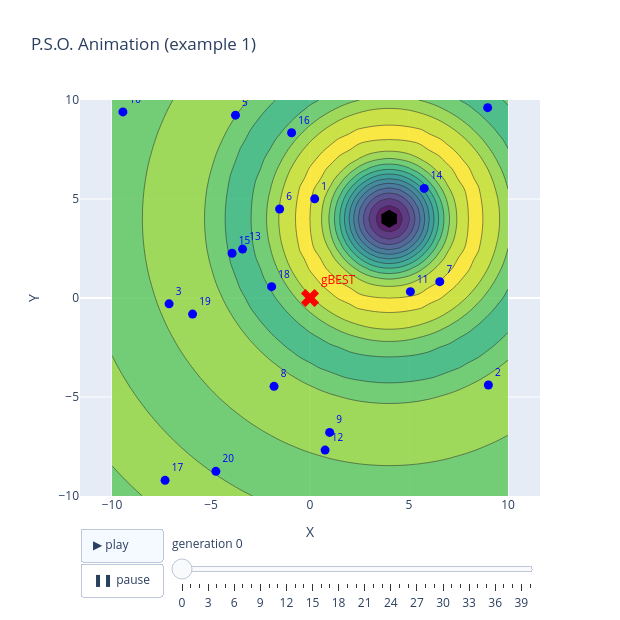

The notebook cell saved with this chart:
### Markdown cell above
### 等高線動畫（animation01）

原程式用 `contour` 畫函數，黑色六角形是真正的最小值 (4, 4)，藍點是粒子、紅色 × 是 gBEST。每畫一個粒子就 `pause(0.05)`；這裡改成每一代一張畫面。

### Code cell
def contour_animation(r, f, range_, step, opt, title):
    gx = np.arange(range_[0][0], range_[1][0] + step / 2, step)
    gy = np.arange(range_[0][1], range_[1][1] + step / 2, step)
    X, Y = np.meshgrid(gx, gy)
    base = [go.Contour(x=gx, y=gy, z=np.round(f(X, Y), 3), colorscale="Viridis", showscale=False, opacity=0.85),
            go.Scatter(x=[opt[0]], y=[opt[1]], mode="markers", marker=dict(symbol="hexagon", size=18, color="black"), name="optimum")]
    def pts(k):
        p, g = r["frames"][k], r["gbest"][k]
        return [go.Scatter(x=p[:, 0], y=p[:, 1], mode="markers+text", text=[str(i + 1) for i in range(len(p))], textposition="top right",
                           marker=dict(color="blue", size=9), textfont=dict(color="blue", size=10), name="particles"),
                go.Scatter(x=[g[0]], y=[g[1]], mode="markers+text", text=["gBEST"], textposition="top right",
                           marker=dict(symbol="x", size=16, color="red"), textfont=dict(color="red"), name="gBEST")]
    n = len(r["frames"])
    fig = go.Figure(data=base + pts(0), frames=[go.Frame(data=pts(k), traces=[2, 3], name=str(k)) for k in range(n)])
    fig.update_layout(
        title=title, xaxis=dict(range=[range_[0][0], range_[1][0]], title="X"), yaxis=dict(range=[range_[0][1], range_[1][1]], title="Y", scaleanchor="x"),
        width=620, height=620, showlegend=False,
        updatemenus=[dict(type="buttons", x=0, y=-0.08, xanchor="left", buttons=[
            dict(label="▶ play", method="animate", args=[None, dict(frame=dict(duration=300, redraw=False), fromcurrent=True)]),
            dict(label="❚❚ pause", method="animate", args=[[None], dict(mode="immediate", frame=dict(duration=0))])])],
        sliders=[dict(active=0, x=0.2, len=0.8, y=-0.04, currentvalue=dict(prefix="generation "),
                      steps=[dict(label=str(k), method="animate", args=[[str(k)], dict(mode="immediate", frame=dict(duration=0, redraw=False))]) for k in range(n)])])
    return fig

contour_animation(r1, f_ex01, [[-10, -10], [10, 10]], 0.5, (4, 4), "P.S.O. Animation (example 1)").show()

### Figure 1 — Plotly figure (JSON) as saved in the notebook; plotly's stock layout.template omitted (floating-point values rounded to 4 significant figures; data arrays with more than 128 entries replaced by an {"elided": "..."} marker saying what was removed)
{"data": [{"colorscale": [[0.0, "#440154"], [0.1111, "#482878"], [0.2222, "#3e4989"], [0.3333, "#31688e"], [0.4444, "#26828e"], [0.5556, "#1f9e89"], [0.6667, "#35b779"], [0.7778, "#6ece58"], [0.8889, "#b5de2b"], [1.0, "#fde725"]], "opacity": 0.85, "showscale": false, "type": "contour", "x": [-10.0, -9.5, -9.0, -8.5, -8.0, -7.5, -7.0, -6.5, -6.0, -5.5, -5.0, -4.5, -4.0, -3.5, -3.0, -2.5, -2.0, -1.5, -1.0, -0.5, 0.0, 0.5, 1.0, 1.5, 2.0, 2.5, 3.0, 3.5, 4.0, 4.5, 5.0, 5.5, 6.0, 6.5, 7.0, 7.5, 8.0, 8.5, 9.0, 9.5, 10.0], "y": [-10.0, -9.5, -9.0, -8.5, -8.0, -7.5, -7.0, -6.5, -6.0, -5.5, -5.0, -4.5, -4.0, -3.5, -3.0, -2.5, -2.0, -1.5, -1.0, -0.5, 0.0, 0.5, 1.0, 1.5, 2.0, 2.5, 3.0, 3.5, 4.0, 4.5, 5.0, 5.5, 6.0, 6.5, 7.0, 7.5, 8.0, 8.5, 9.0, 9.5, 10.0], "z": {"elided": "41x41 float values"}}, {"marker": {"color": "black", "size": 18, "symbol": "hexagon"}, "mode": "markers", "name": "optimum", "type": "scatter", "x": [4], "y": [4]}, {"marker": {"color": "blue", "size": 9}, "mode": "markers+text", "name": "particles", "text": ["1", "2", "3", "4", "5", "6", "7", "8", "9", "10", "11", "12", "13", "14", "15", "16", "17", "18", "19", "20"], "textfont": {"color": "blue", "size": 10}, "textposition": "top right", "type": "scatter", "x": [0.2364, 9.009, -7.117, 8.973, -3.763, -1.533, 6.554, -1.816, 0.9919, -9.449, 5.07, 0.7629, -3.405, 5.769, -3.936, -0.93, -7.319, -1.938, -5.931, -4.754], "y": [5.007, -4.392, -0.2962, 9.615, 9.233, 4.496, 0.8245, -4.462, -6.787, 9.399, 0.3214, -7.683, 2.47, 5.534, 2.26, 8.346, -9.208, 0.5718, -0.8133, -8.753]}, {"marker": {"color": "red", "size": 16, "symbol": "x"}, "mode": "markers+text", "name": "gBEST", "text": ["gBEST"], "textfont": {"color": "red"}, "textposition": "top right", "type": "scatter", "x": [0.0], "y": [0.0]}], "layout": {"height": 620, "showlegend": false, "sliders": [{"active": 0, "currentvalue": {"prefix": "generation "}, "len": 0.8, "steps": [{"args": [["0"], {"frame": {"duration": 0, "redraw": false}, "mode": "immediate"}], "label": "0", "method": "animate"}, {"args": [["1"], {"frame": {"duration": 0, "redraw": false}, "mode": "immediate"}], "label": "1", "method": "animate"}, {"args": [["2"], {"frame": {"duration": 0, "redraw": false}, "mode": "immediate"}], "label": "2", "method": "animate"}, {"args": [["3"], {"frame": {"duration": 0, "redraw": false}, "mode": "immediate"}], "label": "3", "method": "animate"}, {"args": [["4"], {"frame": {"duration": 0, "redraw": false}, "mode": "immediate"}], "label": "4", "method": "animate"}, {"args": [["5"], {"frame": {"duration": 0, "redraw": false}, "mode": "immediate"}], "label": "5", "method": "animate"}, {"args": [["6"], {"frame": {"duration": 0, "redraw": false}, "mode": "immediate"}], "label": "6", "method": "animate"}, {"args": [["7"], {"frame": {"duration": 0, "redraw": false}, "mode": "immediate"}], "label": "7", "method": "animate"}, {"args": [["8"], {"frame": {"duration": 0, "redraw": false}, "mode": "immediate"}], "label": "8", "method": "animate"}, {"args": [["9"], {"frame": {"duration": 0, "redraw": false}, "mode": "immediate"}], "label": "9", "method": "animate"}, {"args": [["10"], {"frame": {"duration": 0, "redraw": false}, "mode": "immediate"}], "label": "10", "method": "animate"}, {"args": [["11"], {"frame": {"duration": 0, "redraw": false}, "mode": "immediate"}], "label": "11", "method": "animate"}, {"args": [["12"], {"frame": {"duration": 0, "redraw": false}, "mode": "immediate"}], "label": "12", "method": "animate"}, {"args": [["13"], {"frame": {"duration": 0, "redraw": false}, "mode": "immediate"}], "label": "13", "method": "animate"}, {"args": [["14"], {"frame": {"duration": 0, "redraw": false}, "mode": "immediate"}], "label": "14", "method": "animate"}, {"args": [["15"], {"frame": {"duration": 0, "redraw": false}, "mode": "immediate"}], "label": "15", "method": "animate"}, {"args": [["16"], {"frame": {"duration": 0, "redraw": false}, "mode": "immediate"}], "label": "16", "method": "animate"}, {"args": [["17"], {"frame": {"duration": 0, "redraw": false}, "mode": "immediate"}], "label": "17", "method": "animate"}, {"args": [["18"], {"frame": {"duration": 0, "redraw": false}, "mode": "immediate"}], "label": "18", "method": "animate"}, {"args": [["19"], {"frame": {"duration": 0, "redraw": false}, "mode": "immediate"}], "label": "19", "method": "animate"}, {"args": [["20"], {"frame": {"duration": 0, "redraw": false}, "mode": "immediate"}], "label": "20", "method": "animate"}, {"args": [["21"], {"frame": {"duration": 0, "redraw": false}, "mode": "immediate"}], "label": "21", "method": "animate"}, {"args": [["22"], {"frame": {"duration": 0, "redraw": false}, "mode": "immediate"}], "label": "22", "method": "animate"}, {"args": [["23"], {"frame": {"duration": 0, "redraw": false}, "mode": "immediate"}], "label": "23", "method": "animate"}, {"args": [["24"], {"frame": {"duration": 0, "redraw": false}, "mode": "immediate"}], "label": "24", "method": "animate"}, {"args": [["25"], {"frame": {"duration": 0, "redraw": false}, "mode": "immediate"}], "label": "25", "method": "animate"}, {"args": [["26"], {"frame": {"duration": 0, "redraw": false}, "mode": "immediate"}], "label": "26", "method": "animate"}, {"args": [["27"], {"frame": {"duration": 0, "redraw": false}, "mode": "immediate"}], "label": "27", "method": "animate"}, {"args": [["28"], {"frame": {"duration": 0, "redraw": false}, "mode": "immediate"}], "label": "28", "method": "animate"}, {"args": [["29"], {"frame": {"duration": 0, "redraw": false}, "mode": "immediate"}], "label": "29", "method": "animate"}, {"args": [["30"], {"frame": {"duration": 0, "redraw": false}, "mode": "immediate"}], "label": "30", "method": "animate"}, {"args": [["31"], {"frame": {"duration": 0, "redraw": false}, "mode": "immediate"}], "label": "31", "method": "animate"}, {"args": [["32"], {"frame": {"duration": 0, "redraw": false}, "mode": "immediate"}], "label": "32", "method": "animate"}, {"args": [["33"], {"frame": {"duration": 0, "redraw": false}, "mode": "immediate"}], "label": "33", "method": "animate"}, {"args": [["34"], {"frame": {"duration": 0, "redraw": false}, "mode": "immediate"}], "label": "34", "method": "animate"}, {"args": [["35"], {"frame": {"duration": 0, "redraw": false}, "mode": "immediate"}], "label": "35", "method": "animate"}, {"args": [["36"], {"frame": {"duration": 0, "redraw": false}, "mode": "immediate"}], "label": "36", "method": "animate"}, {"args": [["37"], {"frame": {"duration": 0, "redraw": false}, "mode": "immediate"}], "label": "37", "method": "animate"}, {"args": [["38"], {"frame": {"duration": 0, "redraw": false}, "mode": "immediate"}], "label": "38", "method": "animate"}, {"args": [["39"], {"frame": {"duration": 0, "redraw": false}, "mode": "immediate"}], "label": "39", "method": "animate"}, {"args": [["40"], {"frame": {"duration": 0, "redraw": false}, "mode": "immediate"}], "label": "40", "method": "animate"}], "x": 0.2, "y": -0.04}], "title": {"text": "P.S.O. Animation (example 1)"}, "updatemenus": [{"buttons": [{"args": [null, {"frame": {"duration": 300, "redraw": false}, "fromcurrent": true}], "label": "▶ play", "method": "animate"}, {"args": [[null], {"frame": {"duration": 0}, "mode": "immediate"}], "label": "❚❚ pause", "method": "animate"}], "type": "buttons", "x": 0, "xanchor": "left", "y": -0.08}], "width": 620, "xaxis": {"range": [-10, 10], "title": {"text": "X"}}, "yaxis": {"range": [-10, 10], "scaleanchor": "x", "title": {"text": "Y"}}}}
